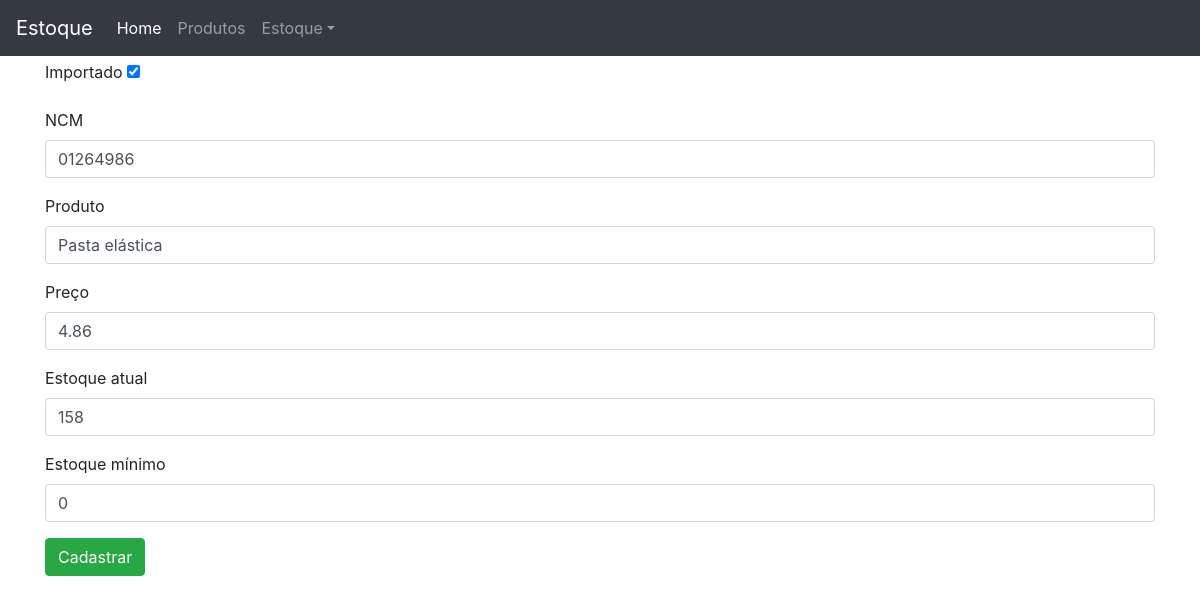
The page /produto/32/edit on the database its author committed.
### produto/models.py (models this page shows, shortened)
class Produto(models.Model):
    importado = models.BooleanField(default=False)
    ncm = models.CharField('NCM', max_length=8)
    produto = models.CharField(max_length=100, unique=True)
    preco = models.DecimalField('preço', max_digits=7, decimal_places=2)
    estoque = models.IntegerField('estoque atual')
    estoque_minimo = models.PositiveIntegerField('estoque mínimo', default=0)
    class Meta:
        ordering = ('-produto',)

### produto/views.py (the view)
# urls.py: path('<int:pk>/edit', v.ProdutoUpdate.as_view(), name='url_produto_edit'),
class ProdutoUpdate(UpdateView):
    model = Produto
    template_name = 'produto/produto_form.html'
    form_class = ProdutoForm

### produto/forms.py
class ProdutoForm(forms.ModelForm):
    class Meta:
        model = Produto
        fields = '__all__'

### produto/templates/produto/produto_form.html (shortened to what this page needs)
{% extends 'base.html' %}
{% load widget_tweaks %}
{% block content %}
<form method="POST" novalidate>
    {% for field in form.visible_fields %}
        <div class="form-group{% if field.errors %} has-error {% endif %}">
            <label for="{{ field.id_for_label }}">
                {% if field.fielf.required %}
                    <span class="required">{{ field.label }}</span>
                {% else %}
                    {{ field.label }}
                {% endif %}
            </label>
            {% render_field field class="form-control" %}
        </div>
    {% endfor %}
    <button type="submit" class="btn btn-success">Cadastrar</button>
</form>
{% endblock content %}

### core/templates/base.html (style rules this page uses)
body { margin-top: 60px; }

### rows shown on the page
Produto: importado "☑" "01264986" "Pasta elástica" "4.86" "158" "0"

### other values the page prints
{{ field.label }} "Importado" "NCM" "Produto" "Preço" "Estoque atual" "Estoque mínimo"
